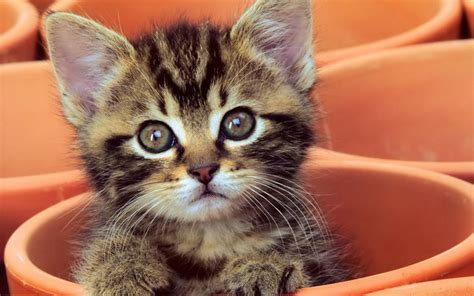
#> input picture data/photos/kitten1.jpg, 474 x 296 px
$ python Masking.py
#> lines starting #> are read from the running program, lines starting #| are printed output that depends on the picture; after the words box and inside, x2 and y2 are one past the last pixel; in counts of white or black regions, pixels touching at a corner belong together
import cv2 as cv
import numpy as np
img=cv.imread("data/photos/kitten1.jpg")
#> img is the input picture: shape (296, 474, 3); mean B, G, R 84, 109.5, 166.1
cv.imshow("kitten",img)

blank=np.zeros(img.shape[:2],dtype="uint8")
cv.imshow("blank",blank)

mask=cv.circle(blank,(img.shape[1]//2,img.shape[0]//2),100,255,-1)
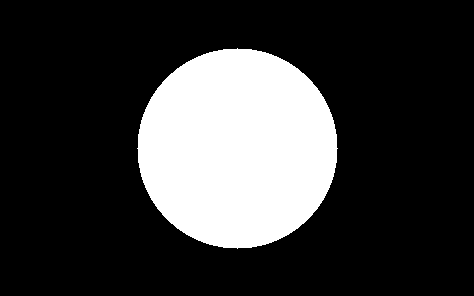
#> blank: shape (296, 474); 22.4% white; 1 white region, box (x1, y1, x2, y2) and area: (137, 48, 338, 249) 31417
cv.imshow("mask",mask)

masked=cv.bitwise_and(img,img,mask=mask)
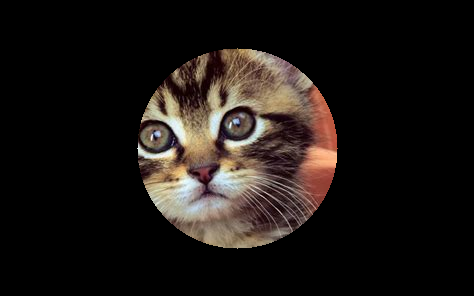
#> masked: shape (296, 474, 3); mean B, G, R 19.9, 23, 28.2
cv.imshow("masked",masked)
cv.waitKey( )
cv.destroyAllWindows()

$ run again, with data/photos/kitten2.jpg copied over data/photos/kitten1.jpg
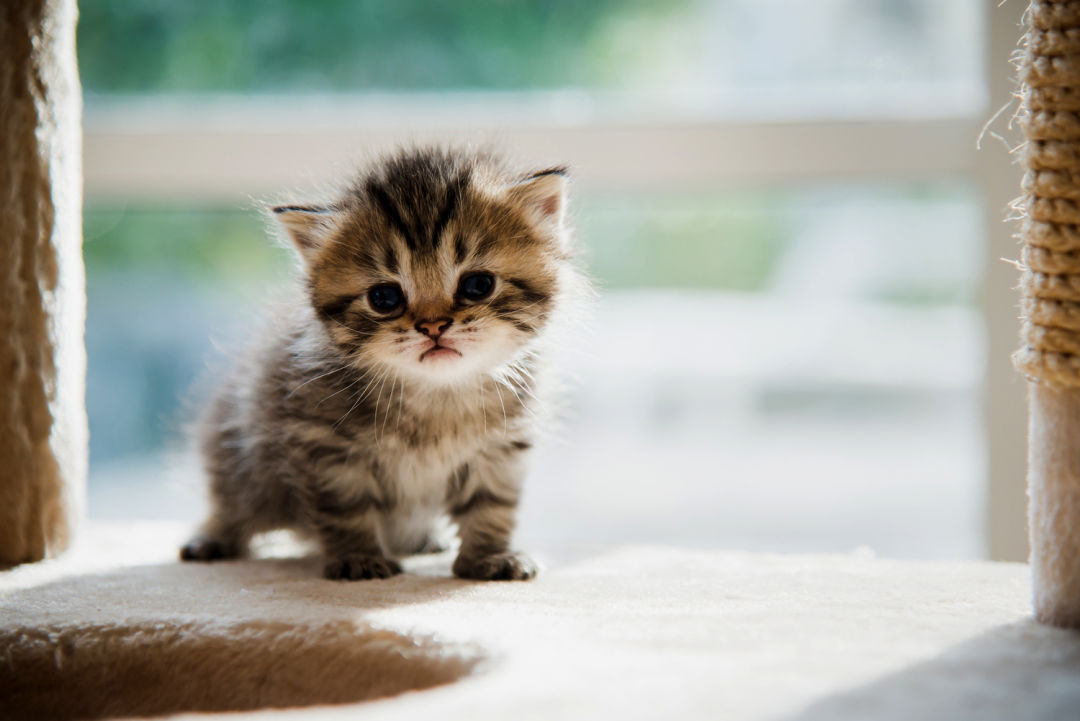
#> input picture data/photos/kitten2.jpg, 1080 x 721 px
#> img is the input picture: shape (721, 1080, 3); mean B, G, R 160.1, 169.2, 168.5
#> `mask=cv.circle(blank,(img.shape[1]//2,img.shape[0]//2),100,255,-1)`:
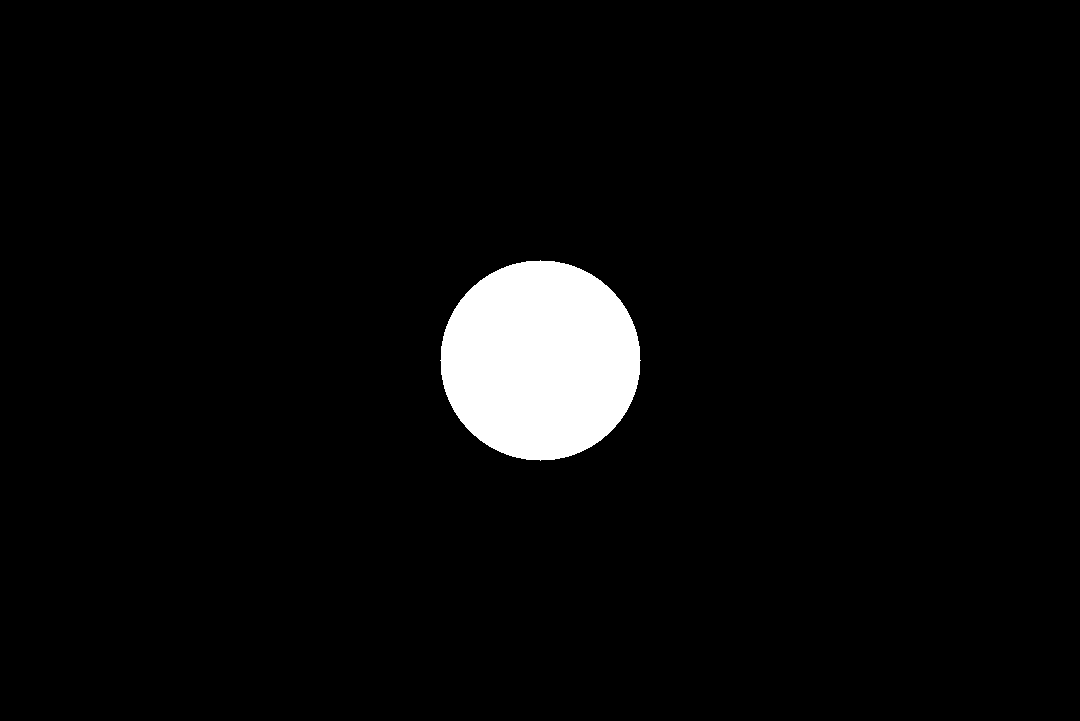
#> blank: shape (721, 1080); 4% white; 1 white region, box (x1, y1, x2, y2) and area: (440, 260, 641, 461) 31417
#> `masked=cv.bitwise_and(img,img,mask=mask)`:
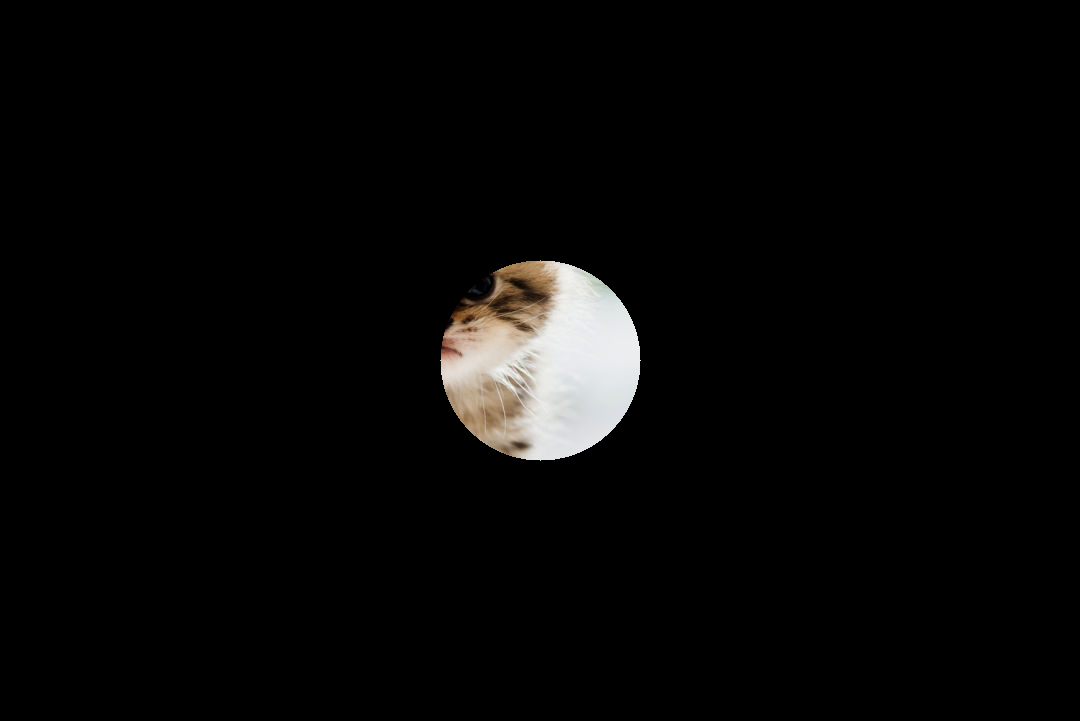
#> masked: shape (721, 1080, 3); mean B, G, R 7.1, 7.6, 7.9

$ run again, with data/photos/kitten3.jpg copied over data/photos/kitten1.jpg
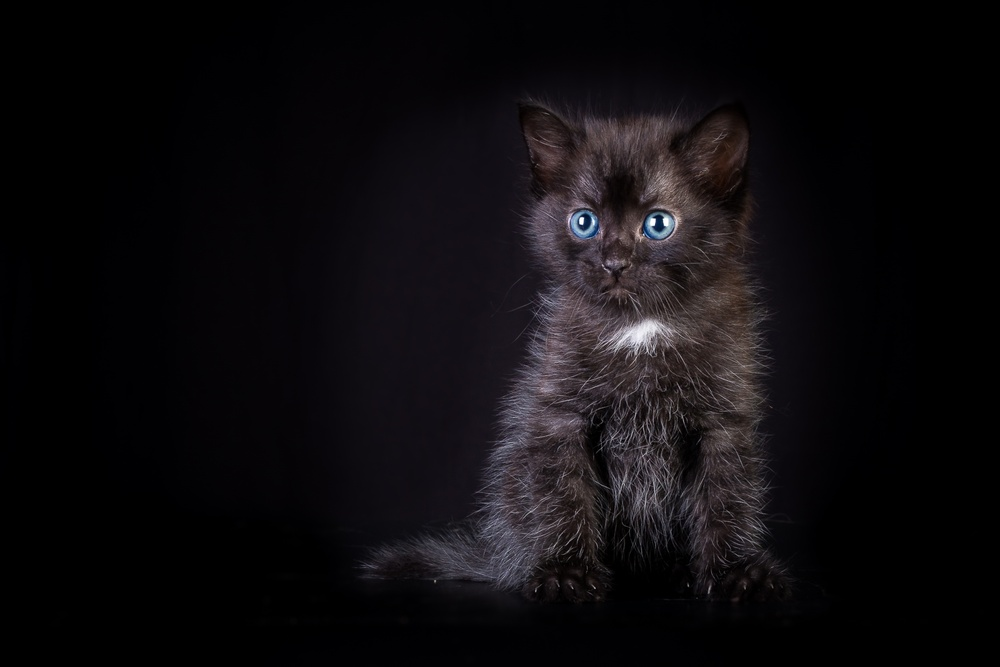
#> input picture data/photos/kitten3.jpg, 1000 x 667 px, shrunk from 2400 x 1600 before the run
#> img is the input picture: shape (667, 1000, 3); mean B, G, R 14.3, 11.9, 14.1
#> `mask=cv.circle(blank,(img.shape[1]//2,img.shape[0]//2),100,255,-1)`:
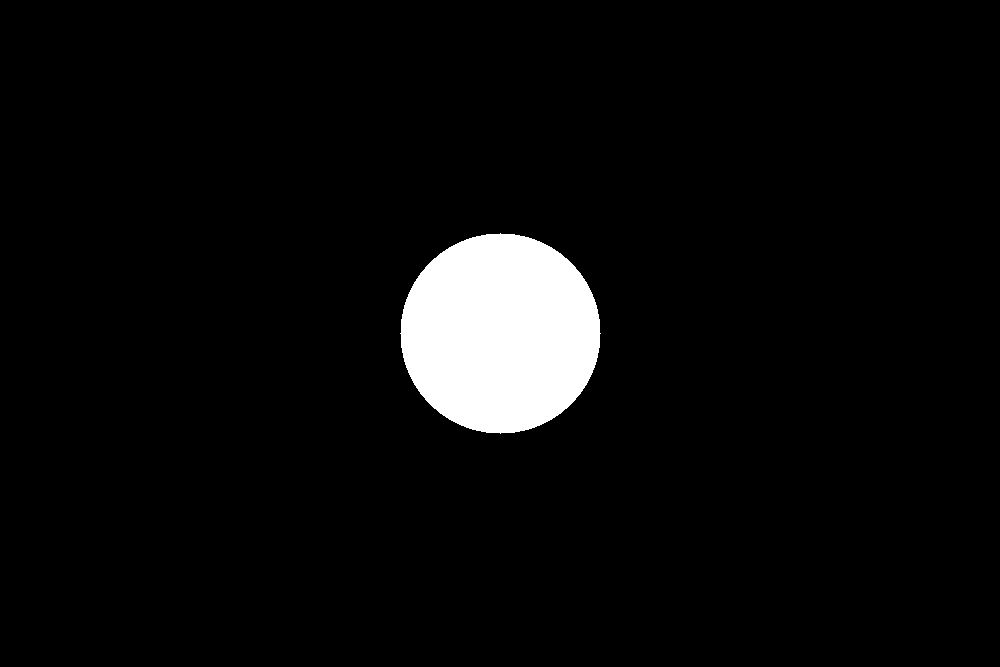
#> blank: shape (667, 1000); 4.7% white; 1 white region, box (x1, y1, x2, y2) and area: (400, 233, 601, 434) 31417
#> `masked=cv.bitwise_and(img,img,mask=mask)`:
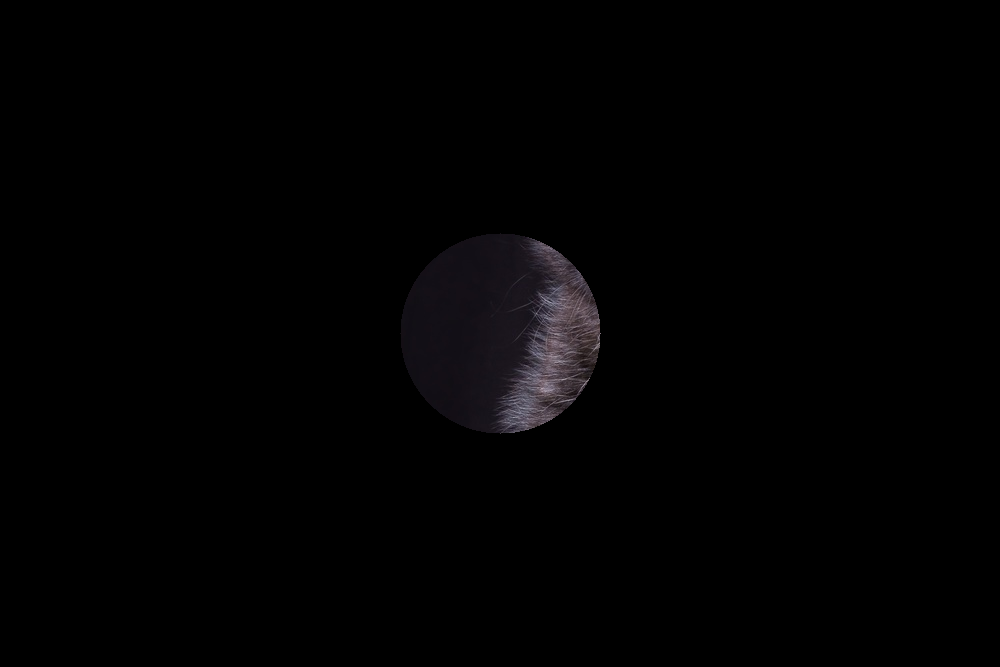
#> masked: shape (667, 1000, 3); mean B, G, R 2.1, 1.7, 2
